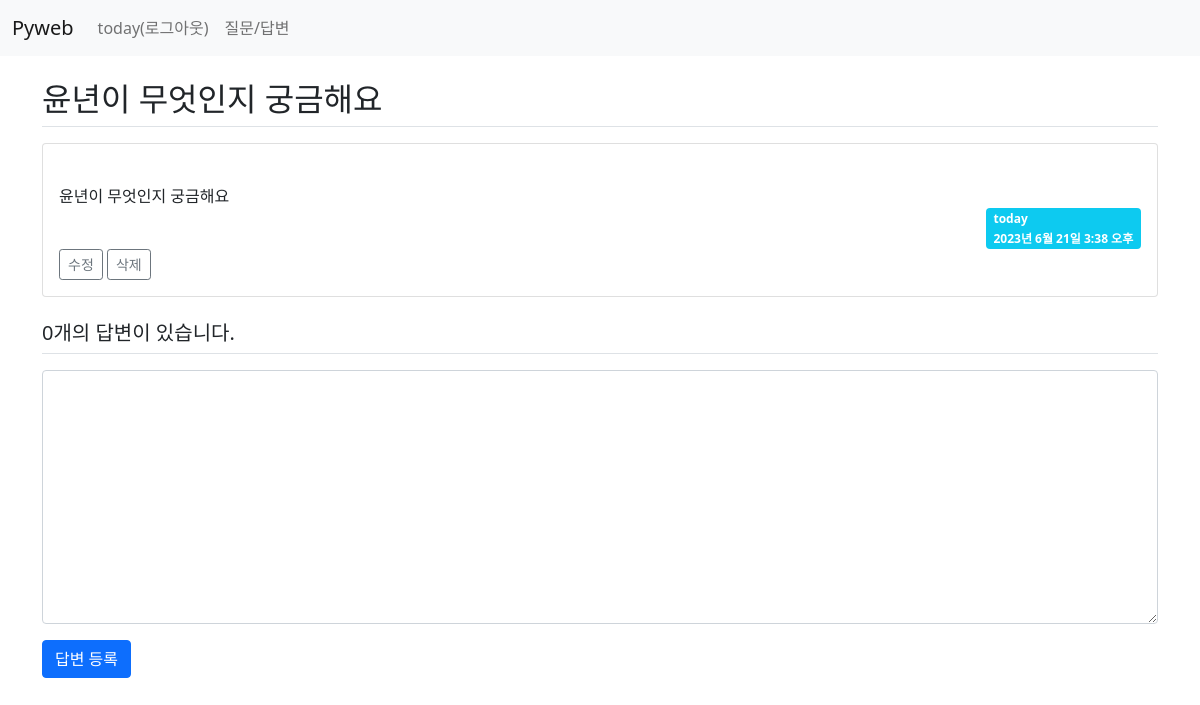
The app's page /board/answer/create/7/ (signed in), older data.
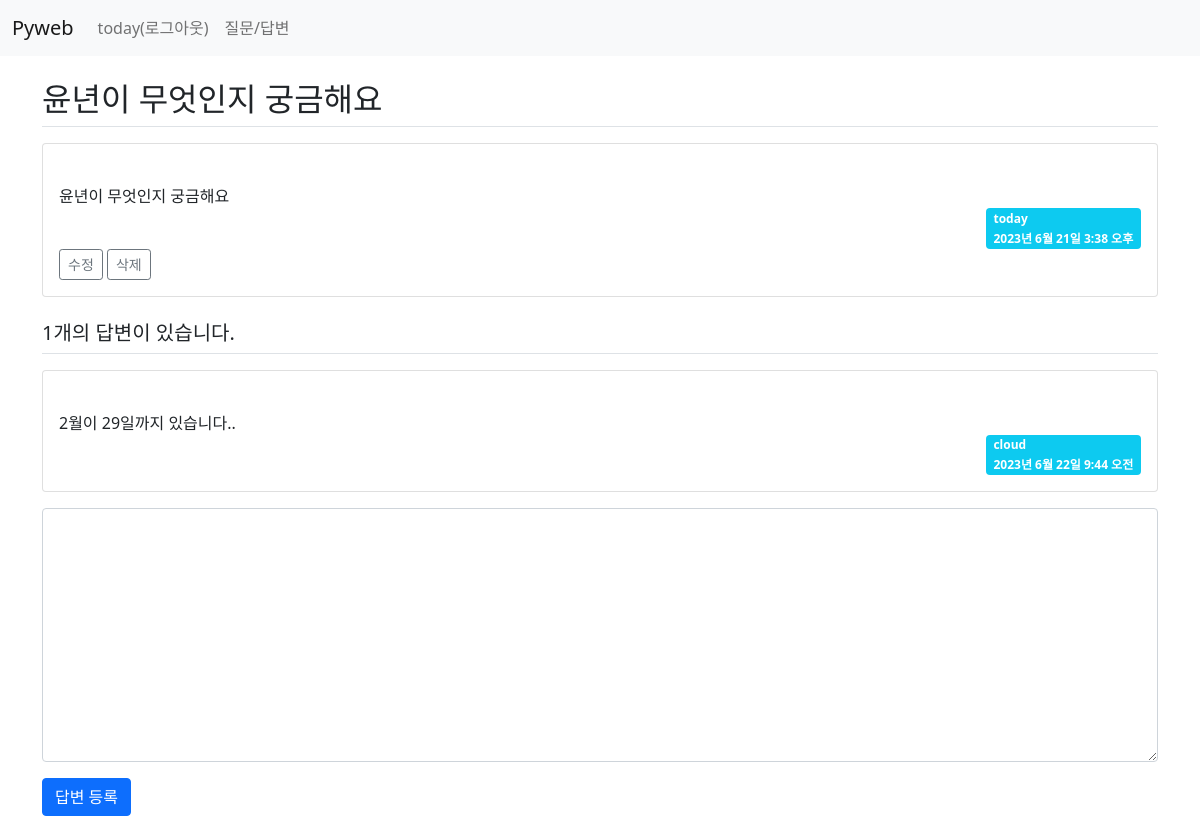
The same page, newer data.
### board/models.py (models this page shows, shortened)
class Question(models.Model):
    author = models.ForeignKey(User, on_delete=models.CASCADE) #글쓴이
    subject = models.CharField(max_length=200)  #제목
    content = models.TextField()                #질문 내용
    create_date = models.DateTimeField()        #등록일
    modify_date = models.DateTimeField(null=True, blank=True) #null 허용

class Answer(models.Model):
    author = models.ForeignKey(User, on_delete=models.CASCADE) #글쓴이
    content = models.TextField()  #답변 내용
    create_date = models.DateTimeField()  #등록일
    modify_date = models.DateTimeField(null=True, blank=True)  # null 허용
    question = models.ForeignKey(Question,
                on_delete=models.CASCADE) #외래키

### board/views.py (the view)
# urls.py: path('answer/create/<int:question_id>/', views.answer_create,
@login_required(login_url='common:login') #로그인 페이지 이동
def answer_create(request, question_id):
    question = get_object_or_404(Question, pk=question_id)
    if request.method == "POST":
        form = AnswerForm(request.POST)
        if form.is_valid():
            answer = form.save(commit=False) #content만 저장
            answer.author = request.user
            answer.create_date = timezone.now() #답변 등록일
            answer.question = question  #외래키 생성
            form.save()
            return redirect('board:detail', question_id=question.id) #question.id 주의!!
    else:
        form = AnswerForm()   #빈 폼 생성
    context = {'question': question, 'form': form}
    return render(request, 'board/detail.html', context)

### board/forms.py
class AnswerForm(forms.ModelForm):
    class Meta:
        model = Answer
        fields = ['content']
        labels = {
            'content': '답변 내용'
        }

### templates/board/detail.html (shortened to what this page needs)
{% extends 'base.html' %}
{% block content %}
<div class="container my-3">
    <section id="detail">
    <h2 class="border-bottom py-2">{{ question.subject }}</h2>
    <div class="card my-3">
        <div class="card-body">
            <div class="card-text" style="white-space: pre-line">
                {{ question.content }}
            </div>
            <div class="d-flex justify-content-end">
                <div class="badge bg-info text-start">
                    <div class="mb-2">{{ question.author }}</div>
                    <div>{{ question.create_date }}</div>
                </div>
            </div>
            {% if question.author == request.user %}
            <div>
                <a href="{% url 'board:question_modify' question.id %}"
                   class="btn btn-sm btn-outline-secondary">수정</a>
                <a href="#"
                   data-uri="{% url 'board:question_delete' question.id %}"
                   class="delete btn btn-sm btn-outline-secondary">삭제</a>
            </div>
            {% endif %}
        </div>
    </div>
    <h5 class="border-bottom my-3 py-2">
        {{ question.answer_set.count }}개의 답변이 있습니다.
    </h5>
    {% for answer in question.answer_set.all %}
      <div class="card my-3">
        <div class="card-body">
            <div class="card-text" style="white-space: pre-line">
                {{ answer.content }}
            </div>
            <div class="d-flex justify-content-end">
                <div class="badge bg-info text-start">
                    <div class="mb-2">{{ answer.author }}</div>
                    <div>{{ answer.create_date }}</div>
                </div>
            </div>
        </div>
    </div>
    {% endfor %}
    <form action="{% url 'board:answer_create' question.id %}"
                    method="post" >
        <div class="form-group">
            <textarea name="content" rows="10"
                      cols="50" class="form-control mb-3"
              {% if not user.is_authenticated %}disabled{% endif %}></textarea>
        </div>
        <button type="submit" class="btn btn-primary">답변 등록</button>
    </form>
    </section>
</div>
{% endblock %}

Row changes from the older to the newer data that the page shows:
computed for Question "윤년이 무엇인지 궁금해요": answer_set.count "0" → "1"
added Answer: content "2월이 29일까지 있습니다..", author "cloud", create_date "2023년 6월 22일 9:44 오전"
